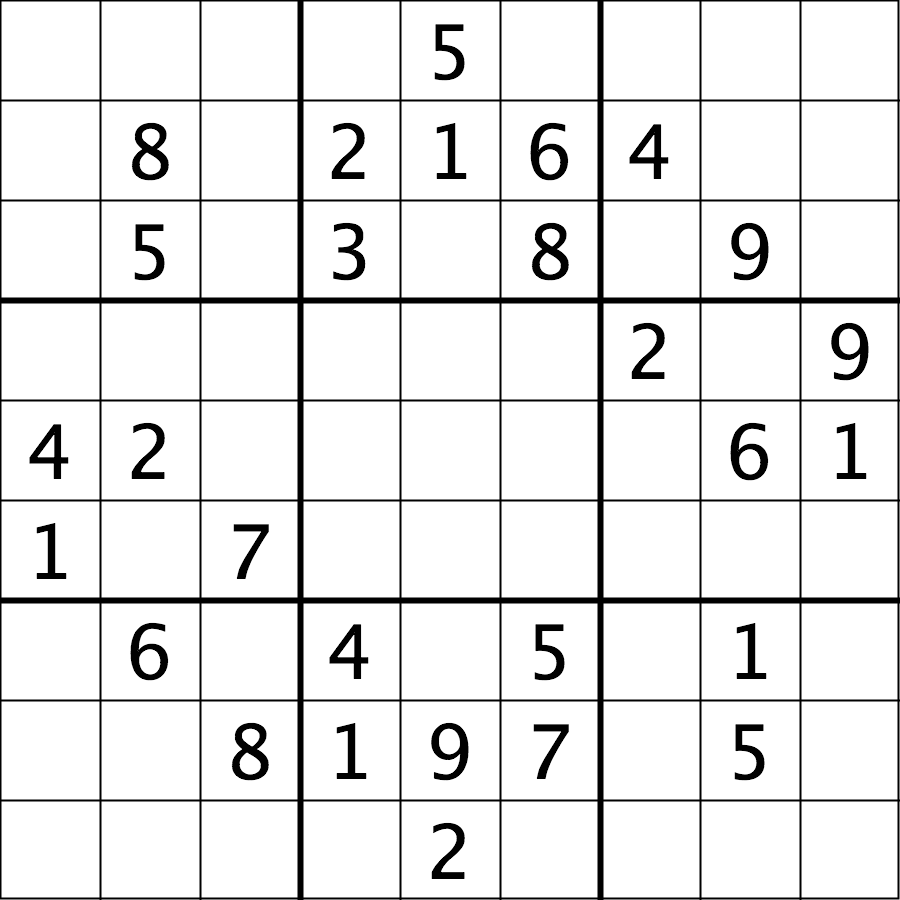
#> input picture sudoku.png, 900 x 900 px
$ jupyter execute --allow-errors problema6y7.ipynb
#> lines starting #> are read from the running program, lines starting #| are printed output that depends on the picture; after the words box and inside, x2 and y2 are one past the last pixel; in counts of white or black regions, pixels touching at a corner belong together
**Problema 6**
Considera el archivo IBM.csv que contiene las acciones de IBM. Considera un factor de suavizado `alpha=0.01`, y grafica el promedio `ewm` para la columna `"open"`, junto con los valores reales en esa columna.
Tu tarea es muestrear hacia abajo la columna `"Close"` a periodos mensuales usando valores promedio. Finalmente, grafica la serie resultante.

[cell 1]
## Solución Problema 6

import pandas as pd
import matplotlib.pyplot as plt

# Leer el archivo CSV
#> (the rest of this cell did not finish here and is left out)

**Problema 7**
Considera la imagen `sudoku.png` adjunta a este cuaderno.
Escribe una función `image_object_count` que tome un argumento `file_in` y devuelva el número de objetos en la imagen.

[cell 2]
## Solución Problema 7
import cv2 # Importar OpenCV
import numpy as np # Importar NumPy

def image_object_count(file_in):
    # Leer la imagen en escala de grises
#> called with file_in = 'sudoku.png'
    img = cv2.imread(file_in, cv2.IMREAD_GRAYSCALE)
#> img is the input picture: shape (900, 900); min 0, max 255, mean 232.7
    # Umbral adaptativo para binarizar
    thresh = cv2.adaptiveThreshold(img, 255, cv2.ADAPTIVE_THRESH_MEAN_C,
                                   cv2.THRESH_BINARY_INV, 11, 2)
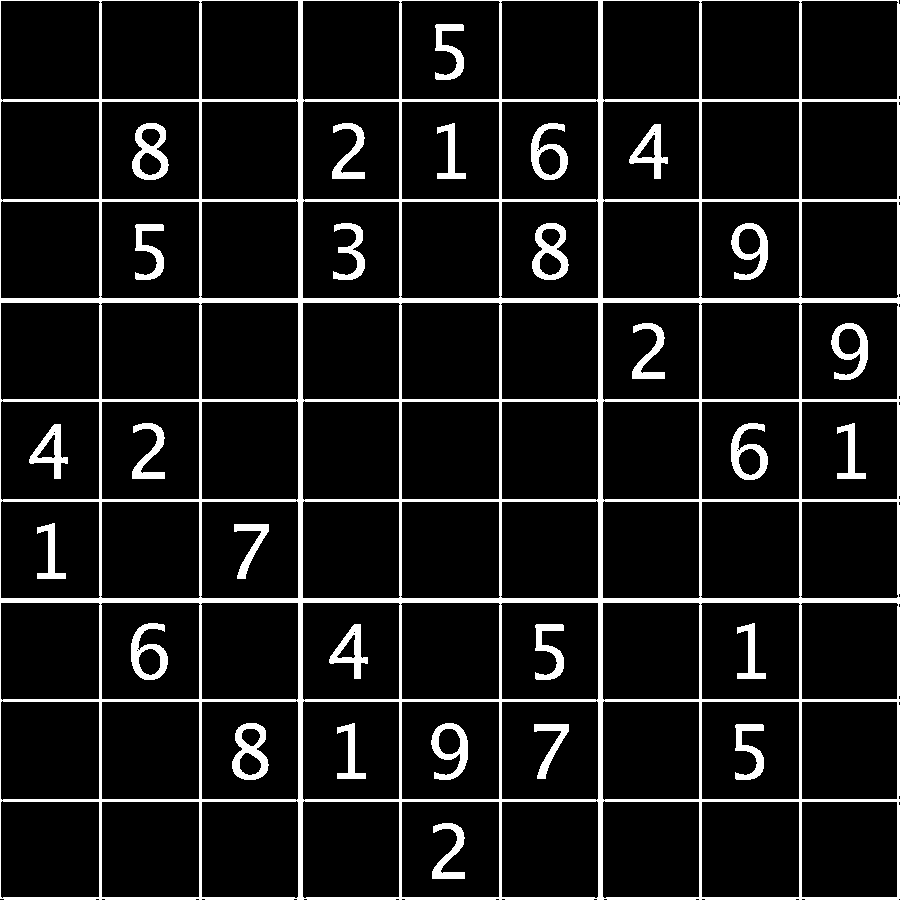
#> thresh: shape (900, 900); 9.7% white; 29 white regions, largest, box (x1, y1, x2, y2) and area: (0, 0, 900, 900) 56333, (132, 123, 169, 180) 1021, (532, 223, 569, 280) 1021
    # Eliminar líneas gruesas de la cuadrícula con apertura morfológica
    kernel = np.ones((3,3), np.uint8) # Crear un kernel de 3x3
    opened = cv2.morphologyEx(thresh, cv2.MORPH_OPEN, kernel)
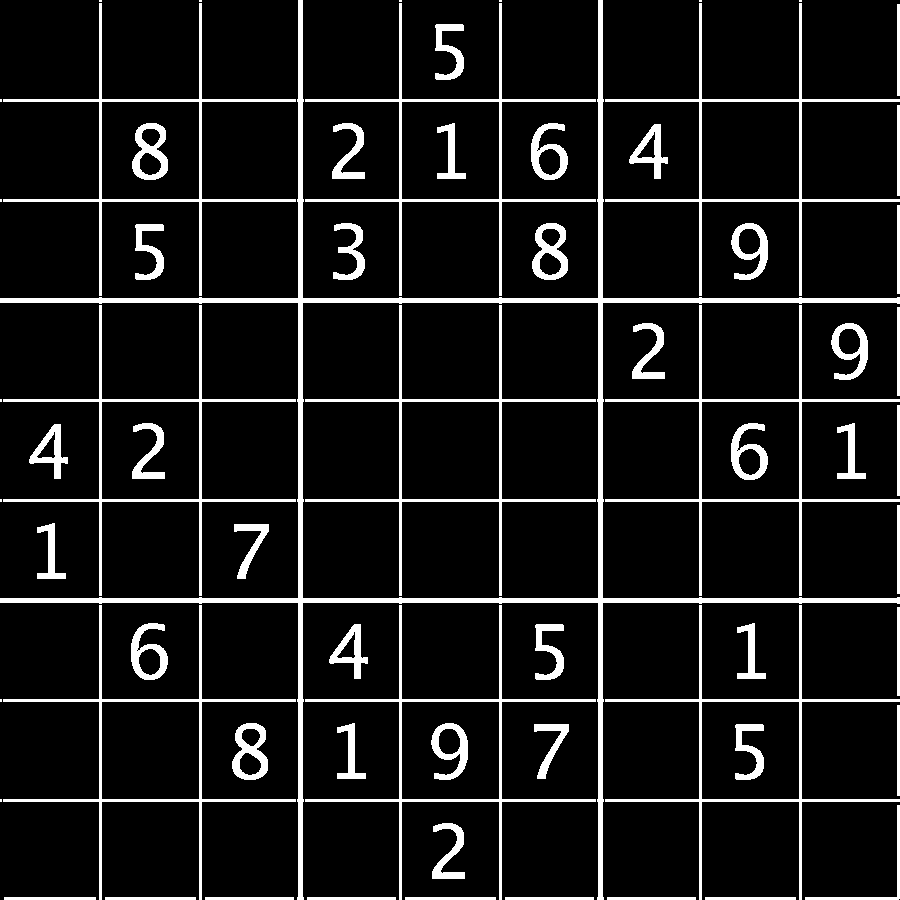
#> opened: shape (900, 900); 9.4% white; 67 white regions (12 under 20 px)
    # Encontrar contornos
    contours, _ = cv2.findContours(opened, cv2.RETR_EXTERNAL, cv2.CHAIN_APPROX_SIMPLE)
#> contours = 60 contours, 12 with area under 20; largest, box (x1, y1, x2, y2) and area: (0, 0, 900, 900) 102082, (605, 605, 900, 900) 11946, (3, 605, 296, 900) 11938, (605, 3, 900, 296) 11938, (305, 605, 596, 900) 11930
    # Filtrar contornos por área (ajusta estos valores según el tamaño de los números)
    objetos = [cnt for cnt in contours if 50 < cv2.contourArea(cnt) < 1500]
#> objetos = 37 contours; largest, box (x1, y1, x2, y2) and area: (131, 623, 168, 680) 1272, (531, 123, 568, 180) 1272, (831, 323, 868, 380) 1271, (731, 223, 768, 280) 1271, (329, 624, 368, 679) 898
    return len(objetos)

[cell 3]
# Ejemplo de uso:
n = image_object_count("sudoku.png")
#> n = 37
print("Número de objetos:", n)
#| Número de objetos: 37
